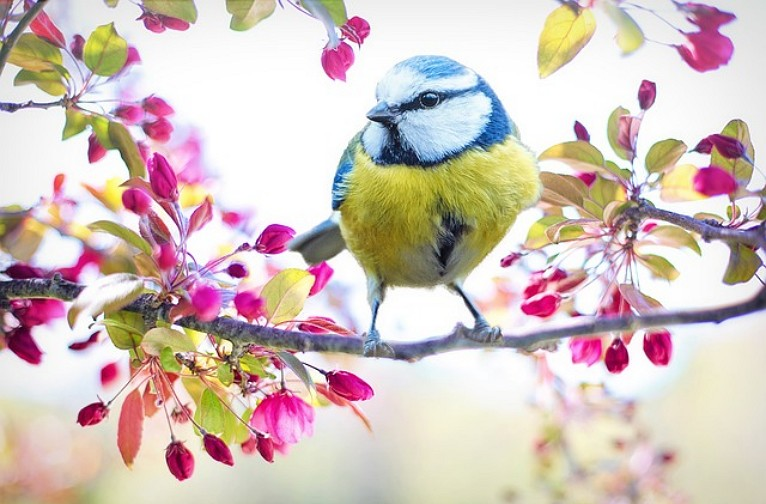
#> input picture week3/img/template_match_and_Haar-like Feature/template_origin.png, 766 x 504 px
$ jupyter execute template_match.ipynb
#> lines starting #> are read from the running program, lines starting #| are printed output that depends on the picture
## 템플릿 매칭

- 템플릿 매칭은 위와 같이 원본 이미지에서 템플릿(샘플)이미지와 일치하는 영역을 찾는 알고리즘입니다.
템플릿 이미지를 왼쪽 상단부터 옮겨가며 원본 이미지와 템플릿 이미지를 비교합니다.

- `cv2.matchTemplate()` 함수는 위와 같은 방식으로 원본 이미지의 우측 하단까지 비교를 수행한 후
'cv2.minMaxLoc()' 함수를 이용해 결과값의 최댓값과 최솟값을 얻을 수 있습니다.

- 원본 이미지와 템플릿 이미지를 비교하는 연산 방법에는 여러가지가 있고,
템플릿 매칭을 수행하는 OpenCV 함수 `cv2.matchTemplate()` 의 파라미터로 연산의 종류를 결정할 수 있습니다.
- 연산 방법에 따라 결과값의 최솟값이 원하는 값일 수도, 최댓값이 원하는 값일 수도 있습니다.

[cell 1]
import cv2
import matplotlib.pyplot as plt

[cell 2]
img = cv2.imread('./img/template_match_and_Haar-like Feature/template_origin.png')
#> img is the input picture: shape (504, 766, 3); mean B, G, R 187.7, 193.4, 210.3
template = cv2.imread('./img/template_match_and_Haar-like Feature/template.png')
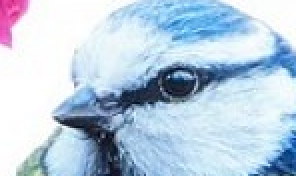
#> input picture img/template.png, 148 x 88 px, found by its file name (shown 2 times larger)
#> template is the input picture: shape (88, 148, 3); mean B, G, R 223.3, 205, 185.3

# 템플릿 이미지 크기 가져오기
template_h , template_w = template.shape[:2]
#> template_h = 88; template_w = 148

[cell 3]
img_draw = img.copy()
# 템플릿 매칭
res = cv2.matchTemplate(img, template, cv2.TM_CCOEFF_NORMED)
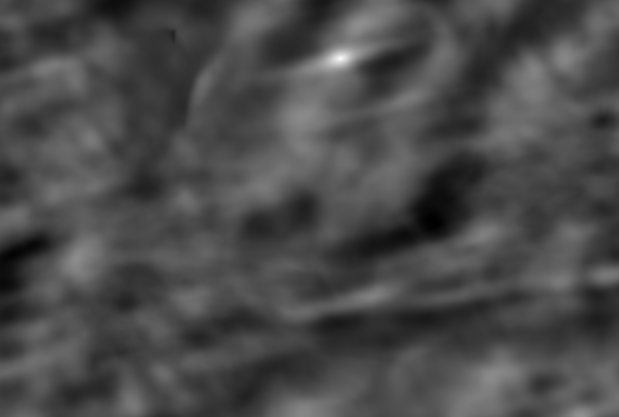
#> res: shape (417, 619) float32; min -0.408, max 1, mean 0.00491; drawn with min black and max white
# 최대, 최솟값과 그 좌표
min_val, max_val, min_loc, max_loc = cv2.minMaxLoc(res)
#> min_val = -0.408; max_val = 1; min_loc = (434, 224); max_loc = (340, 58)
top_left = max_loc
#> top_left = (340, 58)
match_val = max_val
#> match_val = 1

[cell 4]
# 매칭된 자표 구해서 사각형 표시
bottom_right = (top_left[0] + template_w, top_left[1] + template_h)
#> bottom_right = (488, 146)
cv2.rectangle(img_draw, top_left, bottom_right, (0,0,255),2)
# 매칭 점수 표시
cv2.putText(img_draw, str(match_val), top_left, cv2.FONT_HERSHEY_PLAIN, 2,(0,0,0), 1, cv2.LINE_AA)
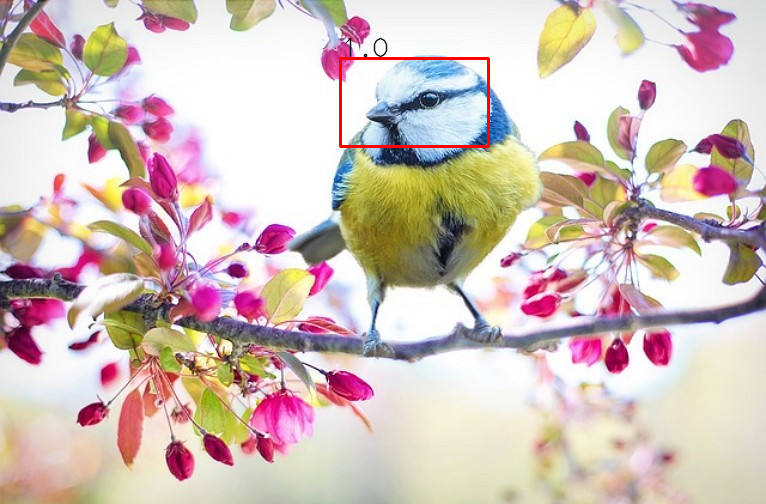
#> img_draw: shape (504, 766, 3); mean B, G, R 186.9, 192.6, 210.5

[cell 5]
# 이미지 표시
img_draw = cv2.cvtColor(img_draw, cv2.COLOR_BGR2RGB)
plt.imshow(img_draw)
